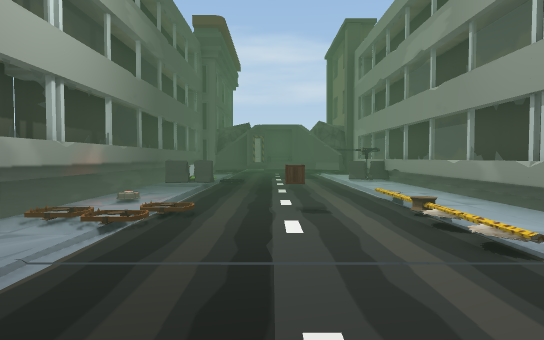
[1] (above)

12 first-person views from a walk through a Unity game level. The camera is 1.4 m above the floor, tilts 2° down and sees 75° across. The floor is counted in squares, 2 m on a side. Each view is taken from the middle of a square. On the plan, view 1 faces up. The plan holds only what a view shows up to about 11 squares ahead; the rest is blank. The place goes on beyond the plan. The player character is not drawn. Some animated figures are left out. Some surface patterns are stand-ins.

[2]
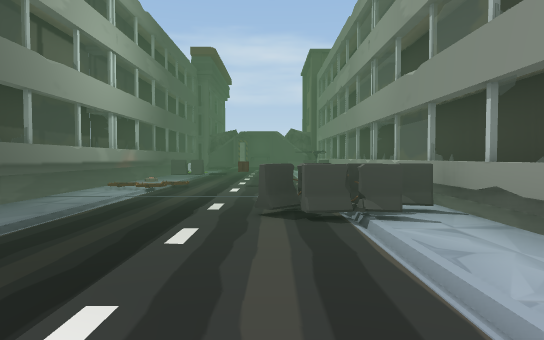

[3]
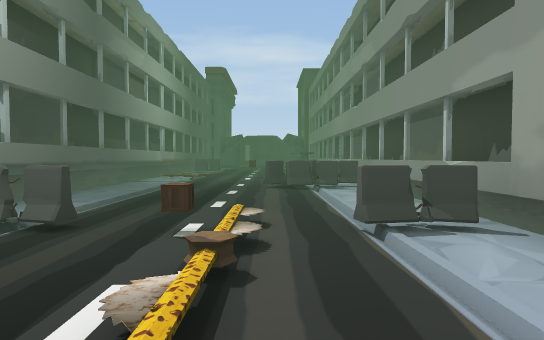

[4]
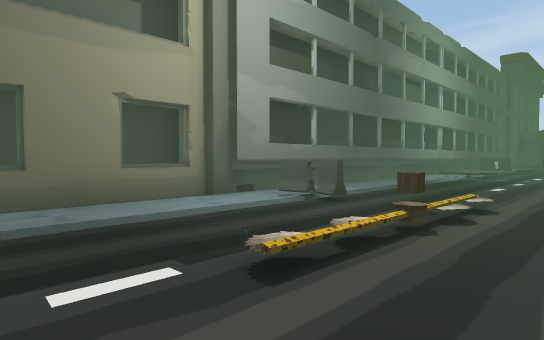

[5]
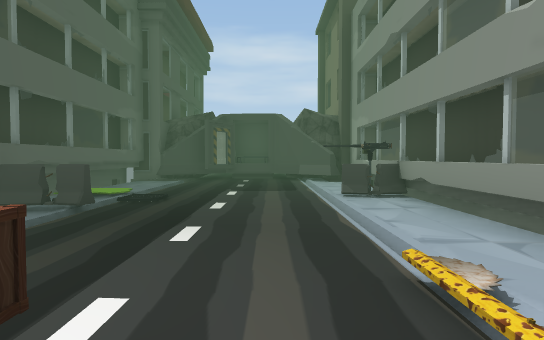

[6]
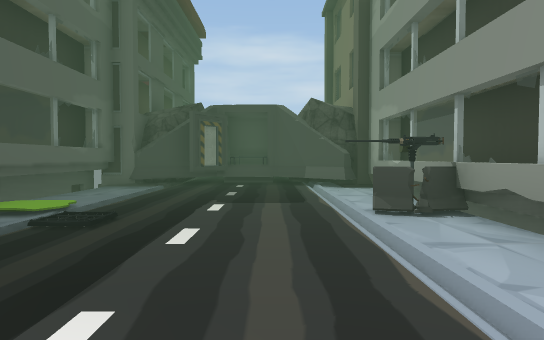

[7]
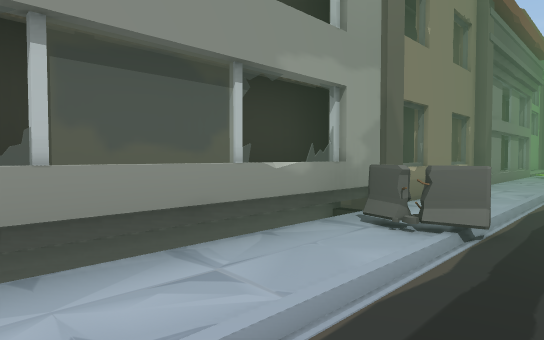

[8]
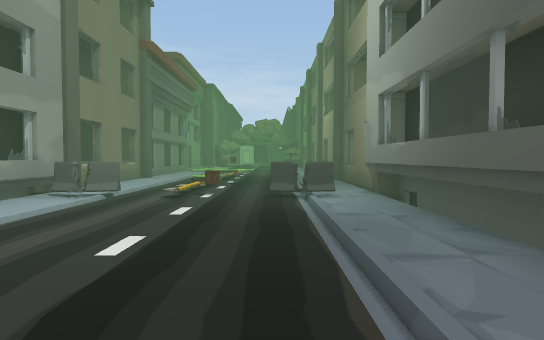

[9]
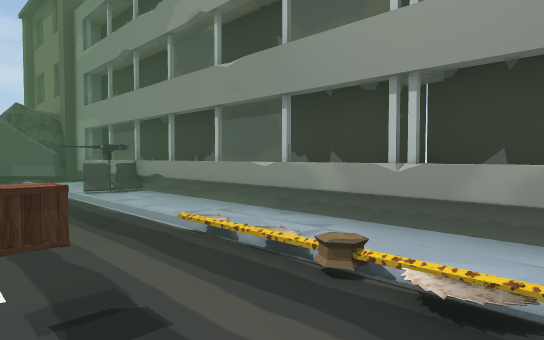

[10]
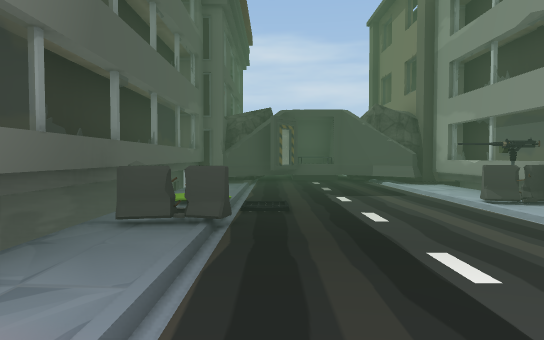

[11]
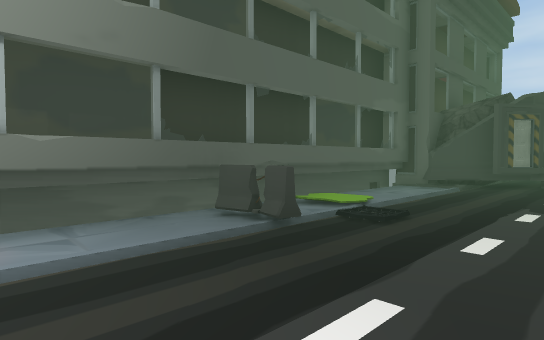

[12]
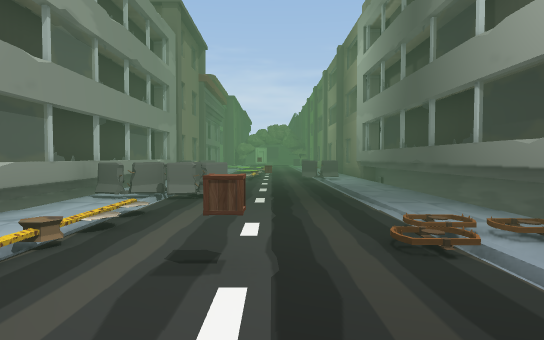

### Floor plan
Key: @ floor where view 1 was taken; # wall or solid block; . floor; / step, stairs or slope; ^ raised ledge; v drop or lower ground; S spikes; B barrier; T trap; R rock; O other object.
Columns run from 4 left of view 1 to 5 right of it. Each row starts with its distance up from view 1.
 16   RR##RR
 15 v###..#R
 14 v##...//#
 13 v^..../.#
 12 v#..../.#
 11 v#O.../##
 10 v^OS../Bv
  9 v#B.../.#
  8 v#..../.#
  7 v#..../.#
  6 v^O.../.#
  5 v#..O./.#
  4 v#TT../.#
  3 v#..../.#
  2 v#......#
  1 v^....BBv
  0 v^..@BB.#
 -1 v#..../.#
 -2 v#..../.#
 -3 v#..../.#
 -4 v^B..//.#
 -5 ##BBO/B##
 -6 ##...//.#
 -7 ##..../.#
 -8 ##..../.##
 -9  # .../.^#

Positions as (right, up) in squares from view 1, and headings:
1: (0, 0), facing up
2: (1, -4), facing up
3: (1, -8), facing up
4: (2, -9), facing up-left
5: (1, 4), facing up
6: (1, 6), facing up
7: (1, -1), facing down-right
8: (-1, 2), facing down
9: (0, 3), facing up-right
10: (-1, 5), facing up
11: (1, 6), facing up-left
12: (0, 7), facing down
